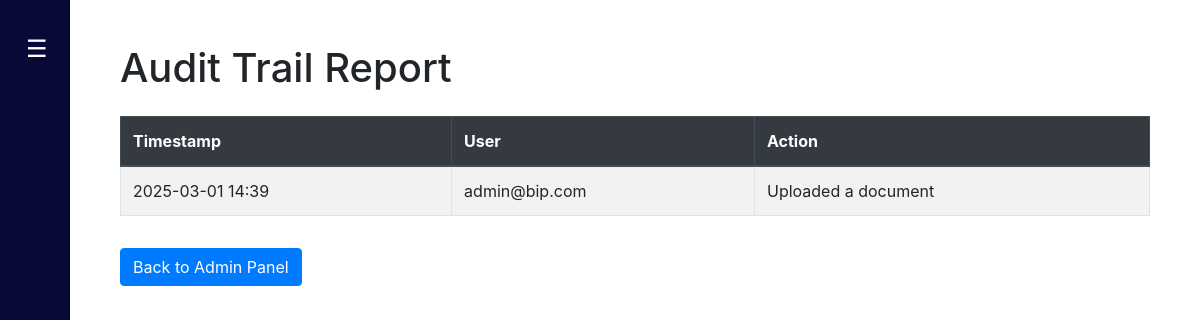
The app's page /admin/audit-report (signed in), older data.
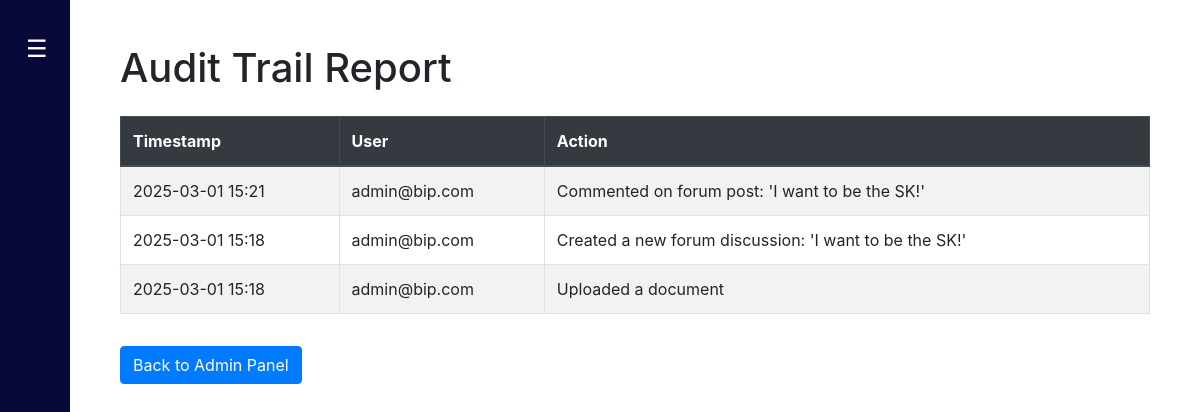
The same page, newer data.
### Website/models.py (models this page shows)
class AuditTrail(db.Model):
    id = db.Column(db.Integer, primary_key=True)
    timestamp = db.Column(db.DateTime, default=datetime.utcnow)
    user_email = db.Column(db.String(150))
    action = db.Column(db.String(500))

### Website/views.py (the view)
@views.route('/admin/audit-report')
@login_required
def audit_report():
    if not current_user.is_admin:
        flash("Access denied!", "error")
        return redirect(url_for('views.home'))
    logs = AuditTrail.query.order_by(AuditTrail.timestamp.desc()).all()
    return render_template('audit_report.html', audit_logs=logs, user=current_user)

### Website/templates/audit_report.html (shortened to what this page needs)
{% extends "base.html" %}
{% block content %}
<div class="container mt-4">
    <h1 class="mb-4">Audit Trail Report</h1>
    {% if audit_logs %}
    <table class="table table-striped table-bordered">
        <thead class="thead-dark">
            <tr>
                <th>Timestamp</th>
                <th>User</th>
                <th>Action</th>
            </tr>
        </thead>
        <tbody>
            {% for log in audit_logs %}
            <tr>
                <td>{{ log.timestamp.strftime('%Y-%m-%d %H:%M') }}</td>
                <td>{{ log.user_email }}</td>
                <td>{{ log.action }}</td>
            </tr>
            {% endfor %}
        </tbody>
    </table>
    {% else %}
    <p class="text-center text-muted">No audit logs available.</p>
    {% endif %}
    <a href="{{ url_for('views.admin_panel') }}" class="btn btn-primary mt-3">Back to Admin Panel</a>
</div>
{% endblock %}

### Website/templates/base.html (shortened to what this page needs)
<!DOCTYPE html>
<html>
  <head>
    <link
      rel="stylesheet"
      href="https://stackpath.bootstrapcdn.com/bootstrap/4.4.1/css/bootstrap.min.css"
    />
    <link
      rel="stylesheet"
      href="https://stackpath.bootstrapcdn.com/font-awesome/4.7.0/css/font-awesome.min.css"
    />
    <link rel="stylesheet" href="https://cdn.jsdelivr.net/npm/bootstrap-icons@1.11.3/font/bootstrap-icons.min.css">
  </head>
  <body>
    <div class="sidebar" id="sidebar">
      <nav class="navbar">
        <button class="toggle-btn" id="toggle-btn">☰</button>
      </nav>
    </div>
    <div class="content" id="content">
      <div class="container">{% block content %} {% endblock %}</div>
    </div>
  </body>
</html>

### Website/templates/base.html (style rules this page uses)
body { display: flex; min-height: 100vh; overflow-x: hidden; }
.sidebar { width: 70px; background-color: rgb(8, 9, 56); padding-top: 20px; height: 100vh; position: fixed; transition: width 0.3s ease-in-out; display: flex; flex-direction: column; overflow: hidden; z-index: 1000; }
.navbar { background-color:rgb(8, 9, 56); width: 100%; padding: 10px; display: flex; align-items: center; }
.toggle-btn { background: none; border: none; color: white; font-size: 24px; cursor: pointer; margin-left: 10px; outline: none; }
.content { margin-left: 70px; padding: 20px; width: 100%; transition: margin-left 0.3s ease-in-out; }

Row changes from the older to the newer data that the page shows:
added AuditTrail: timestamp "2025-03-01 15:21", user_email "admin@bip.com", action "Commented on forum post: 'I want to be the SK!'"
added AuditTrail: timestamp "2025-03-01 15:18", user_email "admin@bip.com", action "Created a new forum discussion: 'I want to be the SK!'"
changed AuditTrail "Uploaded a document": timestamp "2025-03-01 14:39" → "2025-03-01 15:18"
